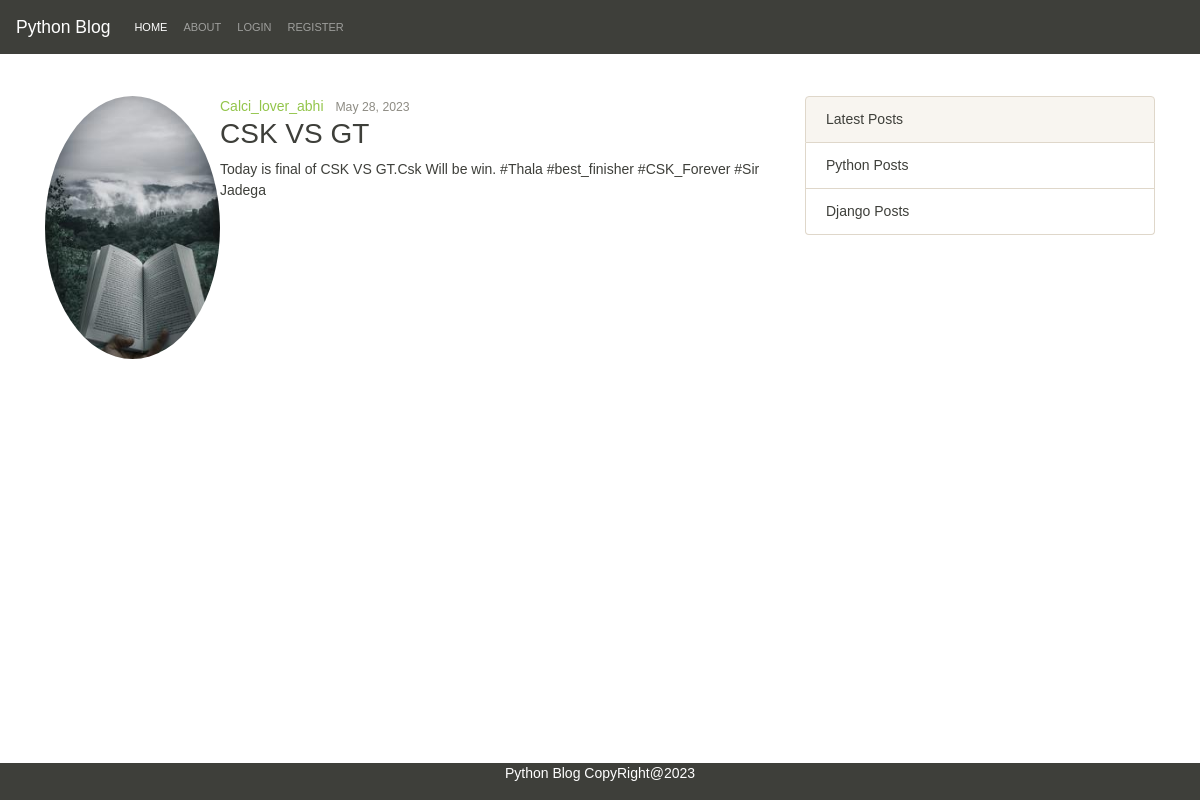
The page /post/5 on the database its author committed.
### Blog/models.py (models this page shows, shortened)
class Post(models.Model):
    post=models.CharField(max_length=100)
    title=models.CharField(max_length=100)
    content=models.TextField()
    date_posted=models.DateTimeField(default=timezone.now)
    author=models.ForeignKey(User,on_delete=models.CASCADE)

### Users/models.py (models this page shows, shortened)
class Profile(models.Model):
    user = models.OneToOneField(User, on_delete=models.CASCADE)
    image = models.ImageField(default='profile_pics/default.jpg',upload_to='profile_pics')

### Blog/views.py (the view)
# urls.py: path('post/<int:pk>',PostDetailView.as_view(),name='post-detail'),
class PostDetailView(DetailView):
    model= Post
    template_name= 'post_detail.html' # <app>/<model>_<viewtype>.html

### Blog/templates/post_detail.html (shortened to what this page needs)
{% extends "base.html" %}
{% block content %}
<article class="media content-section">
    <img class="rounded-circle article-img" style='width:175px' src="{{ object.author.profile.image.url }}">
    <div class="media-body">
        <div class="article-metadata">
            <a class="mr-2" href="#">{{ object.author }}</a>
            <small class="text-muted">{{ object.date_posted|date:"F d, Y" }}</small>
        </div>
        <h2 class="article-title">{{ object.title }}</h2>
        <p class="article-content">{{ object.content }}</p>
    </div>
</article>
{% endblock content %}

### templates/base.html (style rules this page uses)
body { font-family: Arial, sans-serif; }

### rows shown on the page
Post: author.profile.image (picture), author "Calci_lover_abhi", date_posted "May 28, 2023", title "CSK VS GT", content "Today is final of CSK VS GT.Csk Will be win. #Thala #best_finisher #CSK_Forever #Sir Jadega"
